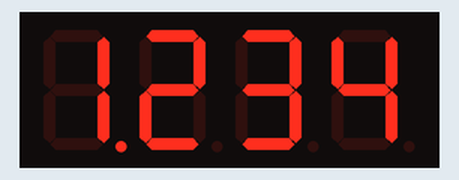
This sketch was run on a simulated Arduino Uno, built with avr-gcc and run on an emulated ATmega328P. On the bench: 4-digit seven-segment display.

Above: at 0.1 s.
At 1.1 s:
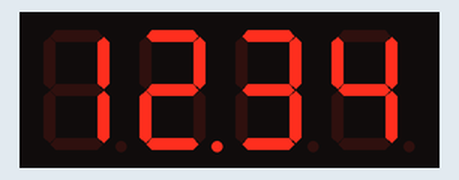
At 2.1 s:
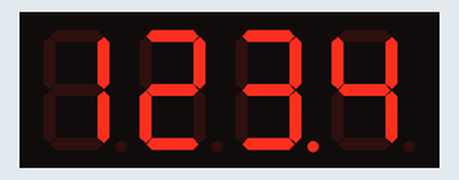
At 4.1 s:
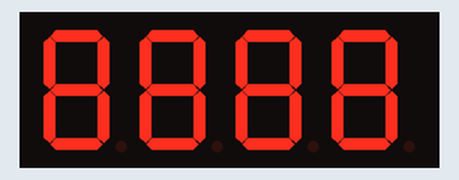
At 7.1 s:
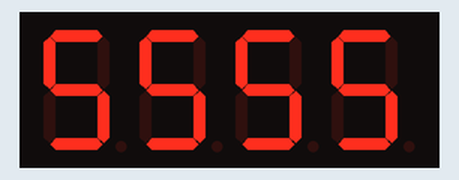
At 11.1 s:
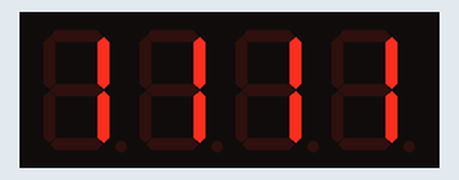

The sketch:

10_DigitalDisplay.ino
```cpp
#include "HT16K33.h"          // Include the HT16K33 LED display driver library

HT16K33 seg(0x70);            // Create an HT16K33 display object with I2C address 0x70
uint8_t array_test[4] = {1, 2, 3, 4};  // Define a 4-element array to display digits on the 4-digit display

void setup()
{
  Wire.begin();               // Initialize I2C communication
  Wire.setClock(100000);      // Set I2C clock speed to 100 kHz (standard mode)
  seg.begin();                // Initialize the HT16K33 display controller

  seg.displayOn();            // Turn on the LED display
  seg.setBrightness(2);       // Set display brightness (range usually 0–15)
  seg.displayClear();         // Clear all digits on the display
  seg.setBlink(0);            // Disable blinking mode
  seg.display(array_test, 0); // Display the array starting at digit position 0
  delay(1000);                // Wait for 1 second
  seg.display(array_test, 1); // Display the array starting at digit position 1
  delay(1000);                // Wait for 1 second
  seg.display(array_test, 2); // Display the array starting at digit position 2
  delay(1000);                // Wait for 1 second
  seg.display(array_test, 3); // Display the array starting at digit position 3
  delay(1000);                // Wait for 1 second
}

void loop()
{
  // Loop to display decreasing repeating digits on the 4-digit display
  for (int number = 8888; number >= 1111; number = number - 1111) {
    seg.displayInt(number);   // Display the integer value on the 4-digit display
    delay(1000);              // Wait for 1 second before updating the display
  }
}
```

Measured:
- by itself, everything shown: repeats every 8.0 s, in 8 steps
- what the display in image 1 shows lasts 1.0 s, from 1.0 s to 2.0 s
